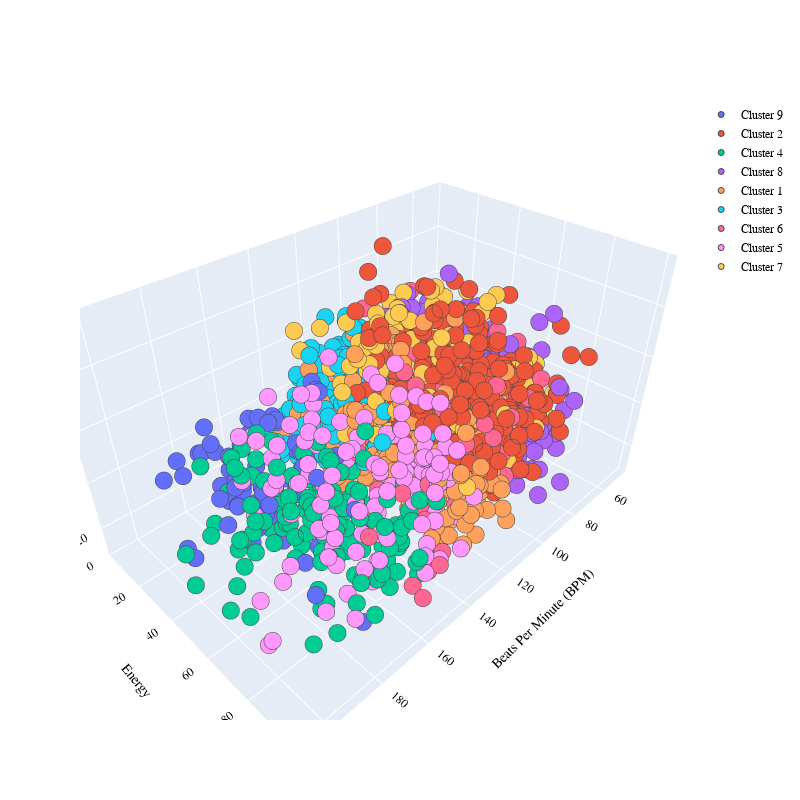

The notebook cell this image was saved under:
### Code cell
### Graphing the clusters
import plotly.graph_objects as go
PLOT = go.Figure()
for i in list(df["Music Segments"].unique()):
    

    PLOT.add_trace(go.Scatter3d(x = df[df["Music Segments"]== i]['Beats Per Minute (BPM)'],
                                y = df[df["Music Segments"] == i]['Energy'],
                                z = df[df["Music Segments"] == i]['Danceability'],                        
                                mode = 'markers',marker_size = 6, marker_line_width = 1,
                                name = str(i)))
PLOT.update_traces(hovertemplate='Beats Per Minute (BPM): %{x} <br>Energy: %{y} <br>Danceability: %{z}')

    
PLOT.update_layout(width = 800, height = 800, autosize = True, showlegend = True,
                   scene = dict(xaxis=dict(title = 'Beats Per Minute (BPM)', titlefont_color = 'black'),
                                yaxis=dict(title = 'Energy', titlefont_color = 'black'),
                                zaxis=dict(title = 'Danceability', titlefont_color = 'black')),
                   font = dict(family = "Gilroy", color  = 'black', size = 12))

### Figure 1 — Plotly figure (JSON) as saved in the notebook; plotly's stock layout.template omitted (floating-point values rounded to 4 significant figures; data arrays with more than 128 entries replaced by an {"elided": "..."} marker saying what was removed)
{"data": [{"hovertemplate": "Beats Per Minute (BPM): %{x} <br>Energy: %{y} <br>Danceability: %{z}", "marker": {"line": {"width": 1}, "size": 6}, "mode": "markers", "name": "Cluster 9", "type": "scatter3d", "x": [157, 176, 178, 160, 171, 173, 162, 144, 174, 179, 170, 186, 151, 199, 160, 166, 155, 174, 174, 161, 170, 163, 150, 155, 159, 169, 184, 167, 181, 146, 148, 169, 159, 180, 178, 177, 200, 184, 151, 178, 194, 190, 204, 159, 171, 161, 172, 175, 156, 176, 148, 174, 164, 166, 177, 167, 179, 154, 175, 172, 174, 144, 176, 170, 154, 168, 175, 168, 174], "y": [30, 74, 68, 61, 20, 30, 33, 34, 6, 47, 68, 40, 46, 36, 64, 29, 54, 28, 13, 38, 46, 51, 66, 28, 17, 26, 34, 47, 39, 31, 41, 38, 16, 43, 34, 32, 42, 9, 32, 29, 93, 24, 41, 57, 34, 26, 14, 45, 41, 47, 48, 33, 43, 50, 21, 61, 54, 24, 10, 40, 38, 26, 91, 34, 36, 7, 76, 80, 26], "z": [53, 66, 30, 36, 34, 32, 56, 64, 35, 33, 44, 32, 69, 28, 59, 38, 27, 36, 50, 35, 18, 49, 25, 50, 48, 47, 38, 30, 36, 30, 66, 23, 41, 22, 39, 29, 29, 39, 38, 30, 49, 45, 62, 35, 28, 54, 39, 42, 45, 35, 39, 38, 26, 40, 49, 24, 45, 50, 38, 39, 21, 36, 21, 25, 45, 17, 36, 53, 45]}, {"hovertemplate": "Beats Per Minute (BPM): %{x} <br>Energy: %{y} <br>Danceability: %{z}", "marker": {"line": {"width": 1}, "size": 6}, "mode": "markers", "name": "Cluster 2", "type": "scatter3d", "x": {"elided": "402 int values"}, "y": {"elided": "402 int values"}, "z": {"elided": "402 int values"}}, {"hovertemplate": "Beats Per Minute (BPM): %{x} <br>Energy: %{y} <br>Danceability: %{z}", "marker": {"line": {"width": 1}, "size": 6}, "mode": "markers", "name": "Cluster 4", "type": "scatter3d", "x": {"elided": "141 int values"}, "y": {"elided": "141 int values"}, "z": {"elided": "141 int values"}}, {"hovertemplate": "Beats Per Minute (BPM): %{x} <br>Energy: %{y} <br>Danceability: %{z}", "marker": {"line": {"width": 1}, "size": 6}, "mode": "markers", "name": "Cluster 8", "type": "scatter3d", "x": {"elided": "258 int values"}, "y": {"elided": "258 int values"}, "z": {"elided": "258 int values"}}, {"hovertemplate": "Beats Per Minute (BPM): %{x} <br>Energy: %{y} <br>Danceability: %{z}", "marker": {"line": {"width": 1}, "size": 6}, "mode": "markers", "name": "Cluster 1", "type": "scatter3d", "x": {"elided": "316 int values"}, "y": {"elided": "316 int values"}, "z": {"elided": "316 int values"}}, {"hovertemplate": "Beats Per Minute (BPM): %{x} <br>Energy: %{y} <br>Danceability: %{z}", "marker": {"line": {"width": 1}, "size": 6}, "mode": "markers", "name": "Cluster 3", "type": "scatter3d", "x": {"elided": "183 int values"}, "y": {"elided": "183 int values"}, "z": {"elided": "183 int values"}}, {"hovertemplate": "Beats Per Minute (BPM): %{x} <br>Energy: %{y} <br>Danceability: %{z}", "marker": {"line": {"width": 1}, "size": 6}, "mode": "markers", "name": "Cluster 6", "type": "scatter3d", "x": [102, 117, 115, 92, 92, 104, 157, 107, 85, 136, 128, 136, 130, 159, 112, 104, 150, 110, 96, 81, 105, 114, 130, 139, 90, 112, 174, 131, 94, 136, 100, 84, 148, 114, 135, 111, 92, 125, 95, 147, 118, 116, 147, 130, 121, 123, 104, 100, 134, 134, 112, 78, 89, 101, 135, 125, 111, 117, 156, 92, 91, 95, 106, 133, 117, 105, 119, 117, 127, 129, 147, 117, 113, 106, 111, 135, 120, 140, 99, 120, 102, 92, 134, 103, 94, 109, 115, 84, 92, 135, 110, 106, 133, 134, 122, 127, 149, 163, 96, 85, 122, 127], "y": [88, 93, 46, 76, 69, 92, 93, 79, 76, 85, 77, 93, 32, 99, 59, 86, 93, 86, 63, 56, 86, 89, 49, 71, 66, 77, 92, 83, 75, 78, 47, 40, 60, 93, 72, 64, 88, 88, 79, 68, 89, 87, 89, 50, 76, 59, 51, 45, 51, 75, 81, 68, 64, 88, 89, 68, 74, 93, 87, 61, 82, 85, 68, 64, 92, 78, 75, 79, 96, 94, 95, 71, 45, 84, 85, 90, 32, 90, 64, 34, 72, 65, 82, 75, 52, 59, 39, 13, 29, 72, 86, 85, 80, 51, 98, 90, 90, 46, 67, 56, 72, 87], "z": [54, 38, 83, 52, 76, 66, 23, 69, 37, 58, 74, 66, 53, 24, 30, 54, 24, 50, 66, 37, 64, 59, 41, 82, 54, 65, 55, 43, 65, 45, 32, 70, 51, 41, 76, 62, 66, 56, 36, 40, 76, 55, 55, 55, 61, 76, 38, 49, 45, 29, 60, 66, 57, 54, 50, 46, 60, 52, 56, 63, 67, 60, 63, 55, 64, 55, 50, 61, 65, 70, 26, 66, 37, 46, 64, 40, 43, 23, 44, 82, 59, 48, 72, 35, 56, 57, 62, 21, 77, 27, 33, 54, 52, 41, 71, 56, 43, 36, 45, 40, 62, 41]}, {"hovertemplate": "Beats Per Minute (BPM): %{x} <br>Energy: %{y} <br>Danceability: %{z}", "marker": {"line": {"width": 1}, "size": 6}, "mode": "markers", "name": "nan", "type": "scatter3d", "x": [], "y": [], "z": []}, {"hovertemplate": "Beats Per Minute (BPM): %{x} <br>Energy: %{y} <br>Danceability: %{z}", "marker": {"line": {"width": 1}, "size": 6}, "mode": "markers", "name": "Cluster 5", "type": "scatter3d", "x": [138, 148, 181, 168, 186, 166, 171, 177, 138, 164, 138, 180, 175, 174, 139, 174, 143, 141, 140, 164, 150, 143, 144, 147, 166, 140, 170, 146, 141, 152, 151, 148, 160, 148, 139, 167, 160, 170, 189, 142, 145, 168, 174, 140, 178, 147, 162, 171, 203, 147, 170, 141, 171, 139, 156, 144, 168, 148, 146, 138, 141, 147, 177, 148, 177, 148, 151, 155, 169, 156, 188, 169, 136, 145, 151, 143, 172, 141, 170, 170, 177, 143, 177, 139, 177, 144, 191, 154, 172, 185, 143, 174, 174, 206, 153, 169, 141, 181, 142, 153, 145, 172, 140, 144, 167, 156, 175, 174, 160, 147, 142, 174, 139, 150, 144, 142, 153, 143, 160, 139, 177, 159, 151, 146, 179, 182, 197, 167], "y": [99, 76, 59, 60, 99, 75, 58, 76, 93, 76, 56, 66, 79, 78, 77, 96, 74, 92, 82, 54, 92, 83, 77, 90, 87, 86, 69, 92, 71, 88, 95, 84, 82, 70, 88, 89, 80, 64, 76, 92, 91, 93, 72, 49, 80, 91, 57, 73, 82, 59, 89, 63, 46, 67, 50, 75, 60, 93, 94, 75, 82, 51, 78, 48, 48, 87, 81, 94, 84, 97, 70, 70, 92, 89, 43, 76, 60, 66, 70, 35, 90, 76, 80, 83, 55, 91, 93, 95, 94, 52, 83, 61, 54, 89, 74, 83, 98, 62, 85, 45, 97, 80, 81, 59, 61, 48, 79, 90, 85, 87, 82, 52, 80, 82, 90, 63, 63, 90, 80, 81, 37, 80, 58, 73, 77, 50, 71, 58], "z": [51, 91, 56, 58, 38, 70, 51, 58, 55, 50, 74, 50, 35, 68, 53, 49, 71, 58, 42, 78, 35, 44, 51, 53, 36, 79, 57, 64, 75, 51, 58, 52, 65, 49, 64, 49, 65, 73, 43, 56, 55, 51, 43, 57, 66, 60, 37, 35, 27, 56, 32, 41, 54, 57, 53, 66, 54, 44, 27, 75, 57, 58, 39, 81, 65, 73, 58, 48, 47, 31, 31, 44, 37, 64, 63, 56, 53, 58, 75, 56, 50, 60, 54, 51, 52, 59, 40, 35, 46, 73, 54, 76, 65, 38, 45, 55, 31, 61, 53, 69, 71, 21, 61, 62, 38, 62, 46, 41, 58, 64, 58, 81, 76, 55, 43, 76, 57, 72, 49, 59, 43, 46, 49, 44, 51, 40, 31, 65]}, {"hovertemplate": "Beats Per Minute (BPM): %{x} <br>Energy: %{y} <br>Danceability: %{z}", "marker": {"line": {"width": 1}, "size": 6}, "mode": "markers", "name": "Cluster 7", "type": "scatter3d", "x": {"elided": "198 int values"}, "y": {"elided": "198 int values"}, "z": {"elided": "198 int values"}}], "layout": {"autosize": true, "font": {"color": "black", "family": "Gilroy", "size": 12}, "height": 800, "scene": {"xaxis": {"title": {"font": {"color": "black"}, "text": "Beats Per Minute (BPM)"}}, "yaxis": {"title": {"font": {"color": "black"}, "text": "Energy"}}, "zaxis": {"title": {"font": {"color": "black"}, "text": "Danceability"}}}, "showlegend": true, "width": 800}}
